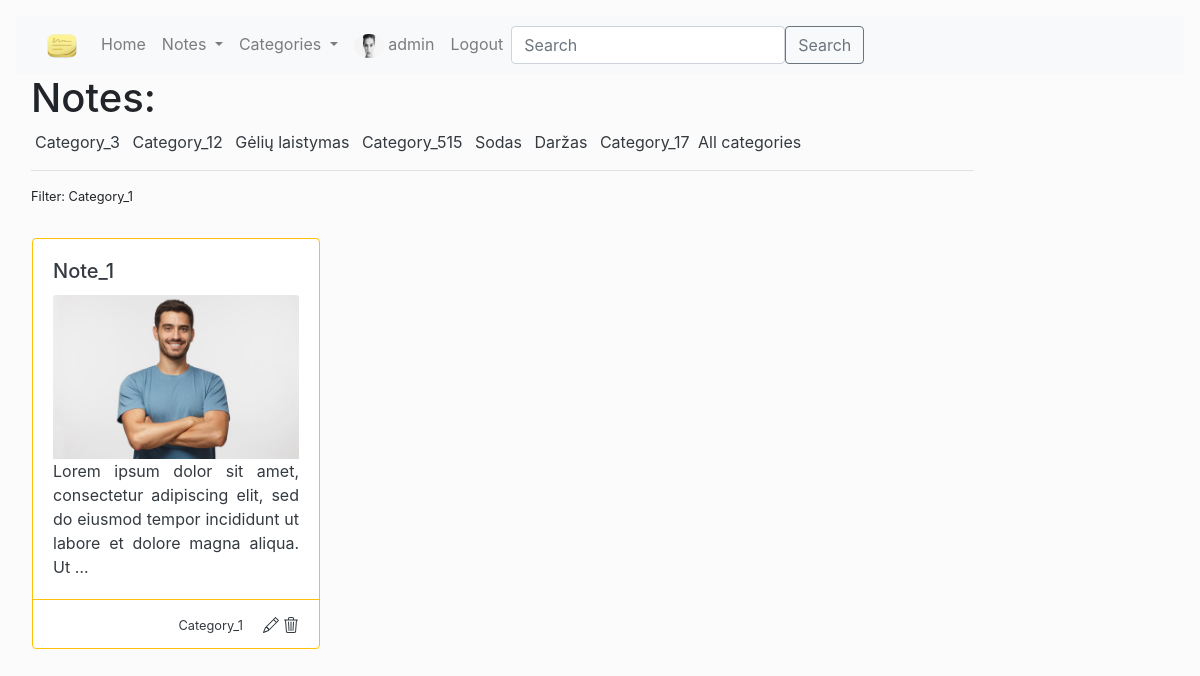
Page /categories/4 (signed in) on the committed database.
### FFS_app/models.py (models this page shows, shortened)
class User(AbstractUser):
    image = models.ImageField(null=True, blank=True)

class Category(models.Model):
    name = models.CharField('Category name', max_length=200, help_text='Enter category')
    owner = models.ForeignKey(User, on_delete=models.CASCADE, null=True, blank=True, related_name='categories')

class Note(models.Model):
    title = models.CharField('Title', max_length=200, help_text='Enter note title')
    text = models.CharField('Note text', max_length=1000, help_text='Enter note text')
    category = models.ForeignKey(Category, on_delete=models.SET_NULL, null=True, blank=True, related_name='notes')
    owner = models.ForeignKey(User, on_delete=models.CASCADE, null=False, blank=False, related_name='notes')
    image = models.ImageField('Image', upload_to='images', null=True, blank=True)

### FFS_app/views.py (the view)
# urls.py: path('categories/<int:category_id>', views.category, name='category'),
@login_required
def category(request, category_id):
    categories = Category.objects.filter(owner__exact=request.user)
    single_category = get_object_or_404(Category, pk=category_id)
    context = {
        'single_category': single_category,
        'categories': categories,
    }
    return render(request, 'category.html', context=context)

### templates/category.html (shortened to what this page needs)
{% extends "base.html" %}
{% block content %}
{% load static %}
<h1>Notes:</h1>
{% if categories %}
{% for category in categories %}
<a href="{% url 'category' category.pk %}" class="m-1 text-dark">{{ category.name }}</a>
{% endfor %}
<a href="{% url 'notes' %}" class="text-dark">All categories</a>
{% endif %}
<hr>
<small><p>Filter: {{ single_category.name }}</p></small>
<div class="row">
  {% if single_category.notes.all %}
  {% for note in single_category.notes.all %}
  <div class="card border-warning mb-3 m-3" style="max-width: 18rem;">
    <div class="card-body text-justify">
      <h5 class="card-title">
        <a href="{% url 'note' note.pk %}" class="text-dark"> {{ note.title }} </a>
      </h5>
      {% if note.image %}
      <a href="{% url 'note' note.pk %}">
        <img src="{{note.image.url}}" class="card-img-top" alt="...">
      </a>
      {% endif %}
      <a href="{% url 'note' note.pk %}" class="text-dark" >{{ note.text|truncatewords:20 }}</a>
    </div>
    <div class="card-footer bg-transparent border-warning text-right">
      <small class="text-muted m-3">
          <a href="{% url 'categories' %}" class="text-dark">{{ note.category.name }}</a>
      </small>
      <a href="{% url 'note-update' note.pk %}" class="text-dark">
      </a>
      <a href="{% url 'note-delete' note.pk %}" class="text-dark">
        </a>
    </div>
  </div>
  {% endfor %}
</div>
  {% else %}
  <p>There is no notes in our page, sorry :(.</p>
  {% endif %}
{% endblock %}

### templates/base.html (shortened to what this page needs)
<!DOCTYPE html>
<html lang="en">
<head>
  <link rel="stylesheet" href="https://stackpath.bootstrapcdn.com/bootstrap/4.1.3/css/bootstrap.min.css">
  {% load static %}
  <link rel="stylesheet" href="{% static '/css/styles.css' %}">
</head>
<body>
    {% block navbar %}
    <nav class="navbar navbar-expand-lg navbar-light bg-light">
      <div class="container-fluid">
        <a class="navbar-brand" href="{% url 'home' %}">
            <img src="{% static '/img/stickies.png' %}" alt="" width="30" height="24">
        </a>
        <div class="collapse navbar-collapse" id="navbarSupportedContent">
          <ul class="navbar-nav me-auto mb-2 mb-lg-0">
            <li class="nav-item">
              <a class="nav-link" aria-current="page" href="{% url 'home' %}">Home</a>
            </li>
            <li class="nav-item dropdown">
              <a class="nav-link dropdown-toggle" href="#" id="navbarDropdownMenuLink" role="button" data-bs-toggle="dropdown" aria-expanded="false">
                Notes
              </a>
            </li>
            <li class="nav-item dropdown">
              <a class="nav-link dropdown-toggle" href="#" id="navbarDropdownMenuLink2" role="button" data-bs-toggle="dropdown" aria-expanded="false">
                Categories
              </a>
            </li>
            {% if user.is_authenticated %}
            {% if user.image %}
            <li class="nav-item">
              <a class="nav-link" href="{% url 'user_profile' %}">
                <img class="rounded-circle account-img" src="{{ user.image.url }}" alt="" width="30" height="24">
                {{ user.get_username }}
              </a>
            </li>
            {% endif %}
            <li class="nav-item"><a class="nav-link" href="{% url 'logout'%}">Logout</a></li>
            {% else %}
            <li class="nav-item"><a class="nav-link" href="{% url 'login'%}">Log in</a></li>
            <li class="nav-item"><a class="nav-link" href="{% url 'sign-up'%}">Sign up</a></li>
            {% endif %}
          </ul>
          <form action="{% url 'search'%}" method="get" class="d-flex">
            <input name="query" class="form-control me-2" type="search" placeholder="Search" aria-label="Search">
            <button class="btn btn-outline-secondary" type="submit">Search</button>
          </form>
        </div>
      </div>
    </nav>
    {% endblock %}
    <div class="col-sm-10 ">
        {% block content %}
        {% endblock %}
    </div>
</body>
</html>

### static/css/styles.css (style rules this page uses)
body { background-color: #fbfbfb; padding: 1rem; }

### rows in the picture
User: image (picture), get_username "admin"
Category: name "Category_3"
Category: name "Category_12"
Category: name "Gėlių laistymas"
Category: name "Category_515"
Category: name "Sodas"
Category: name "Daržas"
Category: name "Category_17"
Category: name "Category_1"
Note: title "Note_1", image (picture), text "Lorem ipsum dolor sit amet, consectetur adipiscing elit, sed do eiusmod tempor incididunt ut labore et dolore magna aliqua. Ut …", category.name "Category_1"
